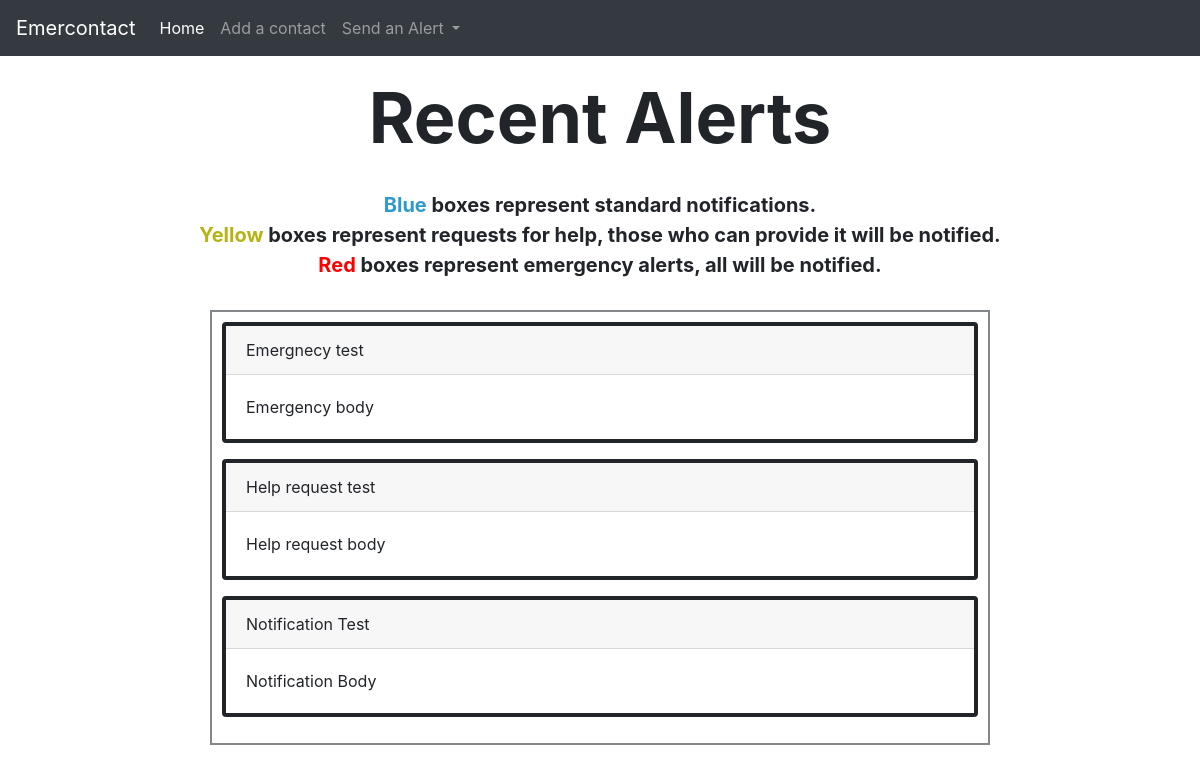
The app's page /, older data.
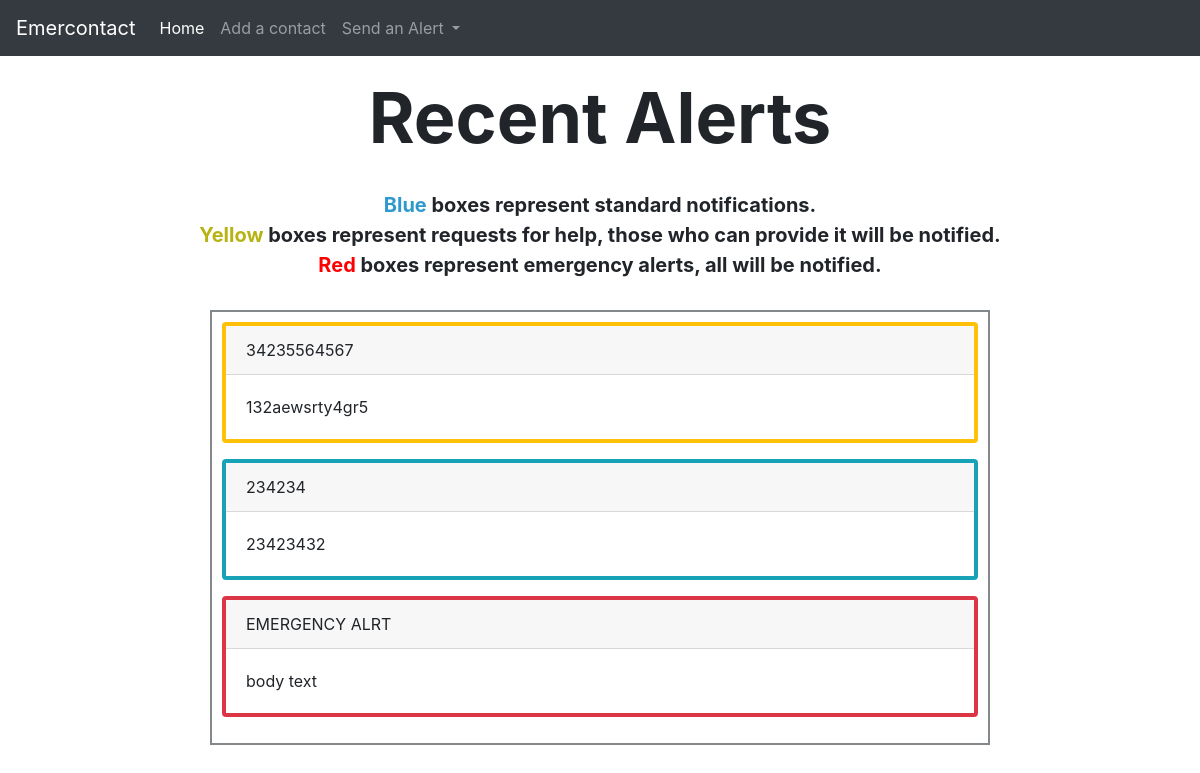
The same page, newer data.
### tables this page shows
CREATE TABLE ALERTS (
            Header TEXT NOT NULL,
            Body TEXT NOT NULL,
            Type TEXT
        );

### app.py (the view)
@app.route('/', methods=['GET', 'POST'])
def home():
    connection = sqlite3.connect("database.db")
    cursor = connection.cursor()
    data = cursor.execute("select * from ALERTS")
    entries = []
    for entry in data:
        entries.append(entry)
    entries.reverse()
    return render_template('index.html', entries=entries)

### templates/index.html (shortened to what this page needs)
{% extends "base.html" %}
{% block header %}
<h1 style="font-size: 70px; padding: 20px;" class="center-text"><b>Recent Alerts</b></h1>
<p class="center-text" style="font-size: 20px; margin-bottom: -20px;" ><b><span style="color: #2e9acc">Blue</span> boxes represent standard notifications.</b></p>
<p class="center-text" style="font-size: 20px; margin-bottom: -20px;" ><b><span style="color: #b6b312">Yellow</span> boxes represent requests for help, those who can provide it will be notified.</b></p>
<p class="center-text" style="font-size: 20px; margin-bottom: 20px;" ><b><span style="color: #ff0000">Red</span> boxes represent emergency alerts, all will be notified.</b></p>
{% endblock %}
{% block content %}
<div class="center-card">
  {% for item in entries %}
    <div style="margin-bottom: 10px;" class="card text-black border-{{item[2]}} mb-3">
      <div class="card-header">
        {{item[0]}}
      </div>
      <div class="card-body">
        {{item[1]}}
      </div>
    </div>
  {% endfor %}
</div>
{% endblock %}

### templates/base.html (shortened to what this page needs)
<!DOCTYPE html>
<html>
    <head>
        <link rel="stylesheet" href="https://cdn.jsdelivr.net/npm/bootstrap@4.3.1/dist/css/bootstrap.min.css">
    </head>
<body>
    <nav class="navbar navbar-expand-lg navbar-dark bg-dark">
        <a class="navbar-brand" href="/">Emercontact</a>
            <div class="collapse navbar-collapse" id="navbarNav">
                <ul class="navbar-nav">
                <li class="nav-item active">
                    <a class="nav-link" href="/">Home <span class="sr-only">(current)</span></a>
                </li>
                <li class="nav-item">
                    <a class="nav-link" href="/add">Add a contact</a>
                </li>
                <li class="nav-item dropdown">
                    <a class="nav-link dropdown-toggle" href="#" id="navbarDropdownMenuLink" role="button" data-toggle="dropdown" aria-haspopup="true" aria-expanded="false">
                      Send an Alert
                    </a>
                  </li>
            </ul>
        </div>
      </nav>
    <div>
    {% block header %}
    {% endblock %}
    {% block content %}
    {% endblock %}
    </div>
</body>
</html>

### templates/base.html (style rules this page uses)
.center-card { margin: auto; width: 65%; border: 2.5px solid rgb(133, 136, 138); padding: 10px; }
.center-text { margin: auto; text-align: center; padding: 10px; }
.card { border: 4px solid; }

Row changes from the older to the newer data that the page shows:
removed ALERTS: Header "Emergnecy test", Body "Emergency body"
removed ALERTS: Header "Help request test", Body "Help request body"
removed ALERTS: Header "Notification Test", Body "Notification Body"
added ALERTS: Header "34235564567", Body "132aewsrty4gr5"
added ALERTS: Header "234234", Body "23423432"
added ALERTS: Header "EMERGENCY ALRT", Body "body text"
